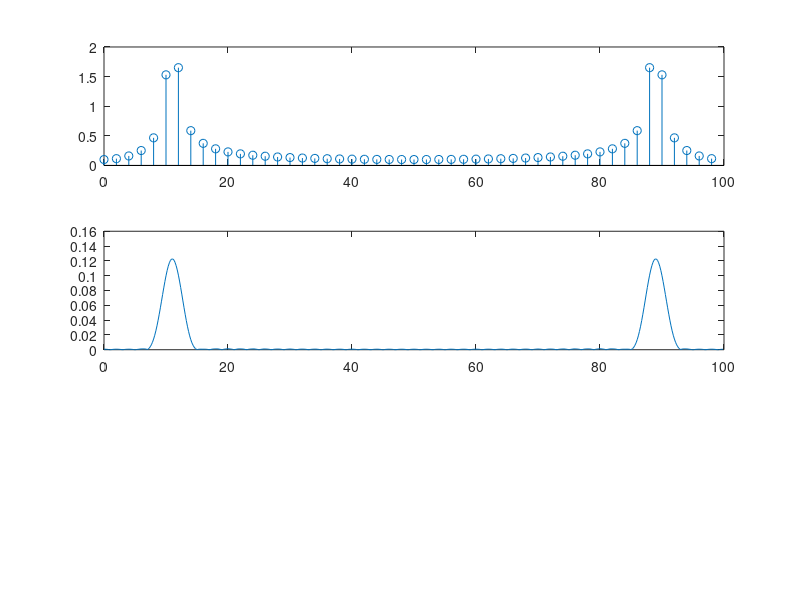

Recreate this plot in MATLAB.


%CVICENI 06
%FFT... n vzorku signalu -> n vzorku spektra

%{
%UKOL1 FFT klaviru a fletny
%[signal, fs] = audioread('./zvuky_klavir_fletna/klavir.wav');
[signal, fs] = audioread('./zvuky_klavir_fletna/fletna.wav');
length (signal)
tO = 0:1/fs:(length(signal)-1)/fs;
%sound(signal,fs);
F = fft(signal)/length(signal);
f = 0: fs/length(F): fs - fs/length(F); %spravny popis

subplot(2,1,1);
plot(f,abs(F));
xlim([0,5000]);     %vycet 0-5000
subplot(2,1,2);
plot(f,20 * log10(abs(F)));      %QUESTION: je to sparvne???
xlim([0,5000]);



%UKOL2 Aliasing
fs=8000; f=7700; trvani=1
tO= 0:1/fs:trvani -1/fs;
signal= 0.8*cos(2*pi*f*t);
F = fft(signal)/length(signal);
f = 0: fs/length(F): fs - fs/length(F); %spravny popis

figure
plot(f,abs(F));
xlim([0,5000]);
sound(signal, fs)

%QUESTION: co presne to rika



%UKOL3 Frekvencni charakteristika

[u, fs] = audioread('shrek.wav');
 
% filtr simulující přenos analogovým telefonem
Wp = [300 3400]/(fs/2); Ws = [50 3800]/(fs/2); Rp = 1; Rs = 30;
[n, Wp] = ellipord(Wp, Ws, Rp, Rs); [b, a] = ellip(n,Rp,Rs,Wp);
 
figure
freqz(b, a, 1000, fs)  % vykreslení frekvenční charakteristiky
[H, f] = freqz(b, a, length(u), 'whole', fs);  % získání frekvenční charakteristiky H
 
figure
subplot(2,1,1);
plot(f, abs(H))  % vykreslení bez dB
xlim([0,5000]);
 
U = fft(u);   % spektrum vstupu
Y = U .* H;   % násobení spektra s frekvenční charakteristikou
y = ifft(Y);  % převod do časové oblasti
tO = (0:length(y)-1)/fs;
subplot(2,1,2);
plot(tO,y); 
sound(y, fs);



%}
%UKOL 4 FFT with zeros
%vice car ve spektru = prosakovani ve spektru

fs = 100;t = 0.5;f = 11; A = 5;
tO = 0:1/fs:t-1/fs;
signal = A*cos(2*pi*f*tO);

F = fft(signal)/length(signal);
fx = 0: fs/length(F): fs - fs/length(F); %spravny popis
subplot (3,1,1)
stem(fx,abs(F))

deltaF= fs/length(signal)   %frekvencni rozliseni

%SIGNAL WINDOWING ---> odstrani kopecky pri doplneni nulama
okno = hamming(length(signal)+1).'; okno = okno(1: end-1);
signal = signal .* okno;   % násobíme ještě před doplněním nulami


tp = 5;                             %cas na ktery prodluzuji
signal =[signal, zeros(1,fs*tp)];    %spojeni signalu nulami
F = fft(signal)/length(signal);
fx = 0: fs/length(F): fs - fs/length(F); %spravny popis
subplot(3, 1, 2)
plot(fx,abs(F))

%QUESTION: vysvetleni



%{






subplot(3,1,2)
plot(fx,abs(F));
subplot(3,1,3)
plot(fx,angle(F));

%}

